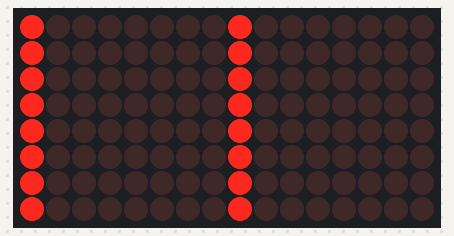
A program run on a simulated ATtiny85, built with avr-gcc and run on an emulated ATtiny85. Shown: 16×8 LED matrix. The local clock reads 2024-03-15 10:24:30 at power-on unless the program sets it.

Above: at 1.07 s.
At 5.91 s:
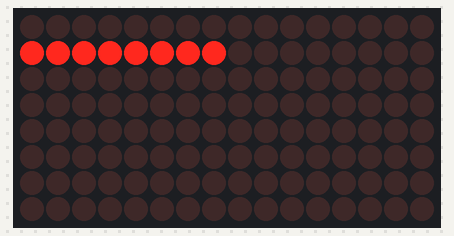
At 13.4 s:
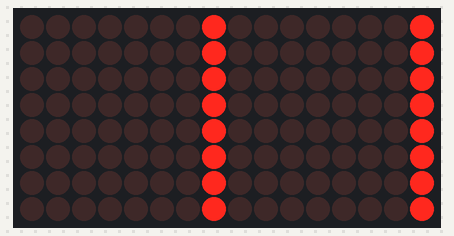
At 18.75 s:
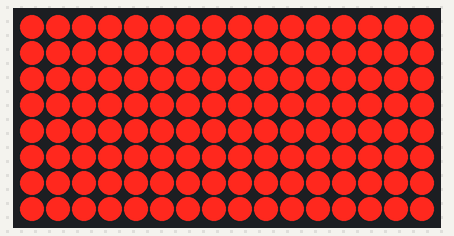
At 28.98 s:
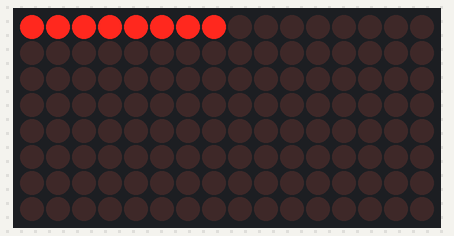
At 38.86 s:
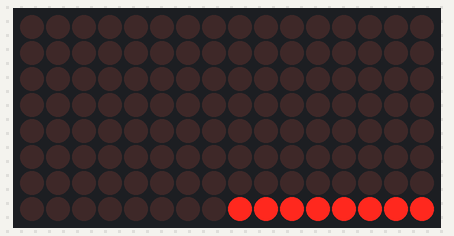

The program:

main.cpp
```cpp
#include <Arduino.h>
#include <util/delay.h>

#ifdef LIGHT_SERIAL
#include <ATtinySerialOut.h>
#endif
#ifdef SW_SERIAL
#include <SoftwareSerial.h>
SoftwareSerial mySerial(-1, TX_PIN);
#define Serial mySerial
#endif

#define PIN_SPI_CLK 2
#define PIN_SPI_CS 1
#define PIN_SPI_DATA 0
#define LED_MATRIX_CNT 2

#ifdef DEMO_SCREEN
#define GRID_SIZE_X 16
#define GRID_SIZE_Y 8

#include "LedControl.h"

LedControl *lc = new LedControl(PIN_SPI_DATA, PIN_SPI_CLK, PIN_SPI_CS, LED_MATRIX_CNT);
#endif

#if defined(HW_SERIAL) || defined(SW_SERIAL) || defined(LIGHT_SERIAL)
#define SERIAL_EN
#define SERIAL_BAUD 115200
#endif

#ifdef DEMO_RTC
#include "ThreeWireInv.h"
#include <RtcDS1302.h>

ThreeWireInv myWire(PIN_SPI_DATA, PIN_SPI_CLK, PIN_SPI_CS); // IO, SCLK, CE
RtcDS1302<ThreeWireInv> Rtc(myWire);
#endif

#ifdef DEMO_SCREEN

void init_led()
{
  uint8_t devices = lc->getDeviceCount();
  for (uint8_t address = 0; address < devices; address++)
  {
    lc->shutdown(address, false);
    lc->setIntensity(address, 8);
    lc->clearDisplay(address);
  }
}

void test_screen()
{
  int devices = lc->getDeviceCount();

  for (uint8_t i = 0; i < GRID_SIZE_Y; i++)
  {
    for (uint8_t address = 0; address < devices; address++)
      lc->setColumn(address, i, 0xff);
    _delay_ms(100);
    for (uint8_t address = 0; address < devices; address++)
      lc->setColumn(address, i, 0x00);
  }

  for (int8_t i = GRID_SIZE_Y - 1; i >= 0; i--)
  {
    for (uint8_t address = 0; address < devices; address++)
      lc->setColumn(address, i, 0xff);
    _delay_ms(100);
    for (uint8_t address = 0; address < devices; address++)
      lc->setColumn(address, i, 0x00);
  }

  for (uint8_t i = 0; i < GRID_SIZE_X; i++)
  {
    lc->setRow(i >> 3, i % GRID_SIZE_Y, 0xff);
    _delay_ms(100);
    lc->setRow(i >> 3, i % GRID_SIZE_Y, 0x00);
  }

  for (int8_t i = GRID_SIZE_X - 1; i >= 0; i--)
  {
    lc->setRow(i >> 3, i % GRID_SIZE_Y, 0xff);
    _delay_ms(100);
    lc->setRow(i >> 3, i % GRID_SIZE_Y, 0x00);
  }

  for (uint8_t i = 0; i < GRID_SIZE_Y; i++)
  {
    for (uint8_t address = 0; address < devices; address++)
      lc->setColumn(address, i, 0xff);
  }

  for (uint8_t x = 0; x < GRID_SIZE_Y; x++)
  {
    for (uint8_t address = 0; address < devices; address++)
      lc->setIntensity(address, x);
    _delay_ms(150);
  }

  for (uint8_t i = 0; i < GRID_SIZE_Y; i++)
  {
    for (uint8_t address = 0; address < devices; address++)
      lc->setColumn(address, i, 0x00);
  }

  _delay_ms(50);
}

#endif

#ifdef DEMO_RTC
void init_rtc()
{
  Rtc.Begin();
}

#define countof(a) (sizeof(a) / sizeof(a[0]))

void printDateTime(const RtcDateTime &dt)
{
  char datestring[20];

  snprintf_P(datestring,
             countof(datestring),
             PSTR("%02u/%02u/%04u %02u:%02u:%02u"),
             dt.Month(),
             dt.Day(),
             dt.Year(),
             dt.Hour(),
             dt.Minute(),
             dt.Second());
  Serial.println(datestring);
}

void test_rtc()
{
  RtcDateTime now = Rtc.GetDateTime();
  printDateTime(now);
}

#endif

void setup()
{
  Serial.begin(SERIAL_BAUD);
  Serial.println(F("Hello"));

  // digitalWrite(PIN_SPI_CS, LOW);
  // pinMode(PIN_SPI_CS, INPUT);
  // while (1) ;

  _delay_ms(1000);

#ifdef DEMO_SCREEN
  init_led();
#endif

#ifdef DEMO_RTC
  init_rtc();
#endif
}

uint8_t counter = 0;

void loop()
{
#ifdef DEMO_RTC
  test_rtc();
#endif

#ifdef DEMO_SCREEN
if (counter++ % 10 == 0)
   test_screen();
#endif

  _delay_ms(500);
}
```

ATtinySerialOut.h
```cpp
// (licence header left out)
//
// ATMEL ATTINY85
//
//                                               +-\/-+
//               PCINT5/!RESET/ADC0/dW (5) PB5  1|    |8  VCC
// USB+   PCINT3/XTAL1/CLKI/!OC1B/ADC3 (3) PB3  2|    |7  PB2 (2) SCK/USCK/SCL/ADC1/T0/INT0/PCINT2 / TX Debug output
// USB-   PCINT4/XTAL2/CLKO/ OC1B/ADC2 (4) PB4  3|    |6  PB1 (1) MISO/DO/AIN1/OC0B/ OC1A/PCINT1 - (Digispark) LED
//                                         GND  4|    |5  PB0 (0) MOSI/DI/AIN0/OC0A/!OC1A/SDA/AREF/PCINT0
//                                               +----+

// ATMEL ATTINY167
// Pin numbers are for Digispark core
// Pin numbers in Parenthesis are for ATTinyCore
//
//                    +-\/-+
//    RX  6 (0) PA0  1|    |20  PB0 (D8)  0 OC1AU  TONE  Timer 1 Channel A
//    TX  7 (1) PA1  2|    |19  PB1 (9)  1 OC1BU  Internal LED
//        8 (2) PA2  3|    |18  PB2 (10) 2 OC1AV  Timer 1 Channel B
//   INT1 9 (3) PA3  4|    |17  PB3 (11) 4 OC1BV  connected with 51 Ohm to D- and 3.3 volt Zener.
//             AVCC  5|    |16  GND
//             AGND  6|    |15  VCC
//       10 (4) PA4  7|    |14  PB4 (12) XTAL1
//       11 (5) PA5  8|    |13  PB5 (13) XTAL2
//       12 (6) PA6  9|    |12  PB6 (14) 3 INT0  connected with 68 Ohm to D+ (and disconnected 3.3 volt Zener). Is terminated with ~20 kOhm if USB attached :-(
//        5 (7) PA7 10|    |11  PB7 (15) RESET
//                    +----+
//

#ifndef ATTINY_SERIAL_OUT_H_
#define ATTINY_SERIAL_OUT_H_

#if defined(__AVR_ATtiny25__) || defined(__AVR_ATtiny45__) || defined(__AVR_ATtiny85__) \
    || defined(__AVR_ATtiny24__) || defined(__AVR_ATtiny44__) || defined(__AVR_ATtiny84__) \
    || defined(__AVR_ATtiny87__) || defined(__AVR_ATtiny167__)
#include <Arduino.h>

#define VERSION_ATTINY_SERIAL_OUT "1.2.1"
#define VERSION_ATTINY_SERIAL_OUT_MAJOR 1
#define VERSION_ATTINY_SERIAL_OUT_MINOR 2

#if (F_CPU != 1000000) &&  (F_CPU != 8000000) &&  (F_CPU != 16000000)
#error F_CPU value must be 1000000, 8000000 or 16000000.
#endif

#if defined(__AVR_ATtiny87__) || defined(__AVR_ATtiny167__)
#  ifndef TX_PIN
#define TX_PIN PA1 // (package pin 2 / TXD on Tiny167) - can use one of PA0 to PA7 here
#  endif
#else // defined(__AVR_ATtiny87__) || defined(__AVR_ATtiny167__)
#  ifndef TX_PIN
#define TX_PIN PB4 // (package pin 7 on Tiny85) - can use one of PB0 to PB4 (+PB5) here
#  endif
#endif

/*
 * Activate this, if you want to save 10 bytes code size and if you can live
 * with 87 micro seconds intervals of disabled interrupts for each sent byte @115200 baud.
 */
//#define USE_ALWAYS_CLI_SEI_GUARD_FOR_OUTPUT

/*
 * @1 MHz use bigger (+120 bytes for unrolled loop) but faster code. Otherwise only 38400 baud is possible.
 * @8/16 MHz use 115200 baud instead of 230400 baud.
 */
//#define TINY_SERIAL_DO_NOT_USE_115200BAUD
#ifndef TINY_SERIAL_DO_NOT_USE_115200BAUD  // define this to force using other baud rates
#define USE_115200BAUD
#endif

// The same class definition as for plain arduino
#if not defined(F)
class __FlashStringHelper;
#define F(string_literal) (reinterpret_cast<const __FlashStringHelper *>(PSTR(string_literal)))
#endif

extern bool sUseCliSeiForWrite; // default is true
void useCliSeiForStrings(bool aUseCliSeiForWrite); // might be useful to set to false if output is done from ISR, to avoid to call unwanted sei().

void initTXPin();
void write1Start8Data1StopNoParity(uint8_t aValue);
void write1Start8Data1StopNoParityWithCliSei(uint8_t aValue);
void writeValue(uint8_t aValue);

void writeString(const char *aStringPtr);
void writeString(const __FlashStringHelper *aStringPtr);
void writeString_P(const char *aStringPtr);
void writeString_E(const char *aStringPtr);
void writeStringWithCliSei(const char *aStringPtr);
void writeStringWithoutCliSei(const char *aStringPtr);
void writeStringSkipLeadingSpaces(const char *aStringPtr);

void writeBinary(uint8_t aByte); // write direct without decoding
void writeChar(uint8_t aChar); // Synonym for writeBinary
void writeCRLF();
void writeByte(int8_t aByte);
void writeUnsignedByte(uint8_t aByte);
void writeUnsignedByteHex(uint8_t aByte);
void writeUnsignedByteHexWithPrefix(uint8_t aByte);
void writeInt(int16_t aInteger);
void writeUnsignedInt(uint16_t aInteger);
void writeLong(int32_t aLong);
void writeUnsignedLong(uint32_t aLong);
void writeFloat(double aFloat);
void writeFloat(double aFloat, uint8_t aDigits);

char nibbleToHex(uint8_t aByte);

class TinySerialOut
{
public:

    void begin(long);
    void end();
    void flush(void);

    void printHex(uint8_t aByte); // with 0x prefix
    void printHex(uint16_t aWord); // with 0x prefix
    void printlnHex(uint8_t aByte); // with 0x prefix
    void printlnHex(uint16_t aWord); // with 0x prefix

    // virtual functions of Print class
    size_t write(uint8_t aByte);
    operator bool(); // To support "while (!Serial); // wait for serial port to connect. Required for Leonardo only

    void print(const __FlashStringHelper *aStringPtr);
    void print(const char *aStringPtr);
    void print(char aChar);
    void print(uint8_t aByte, uint8_t aBase = 10);
    void print(int16_t aInteger, uint8_t aBase = 10);
    void print(uint16_t aInteger, uint8_t aBase = 10);
    void print(int32_t aLong, uint8_t aBase = 10);
    void print(uint32_t aLong, uint8_t aBase = 10);
    void print(double aFloat, uint8_t aDigits = 2);

    void println(const char *aStringPtr);
    void println(const __FlashStringHelper *aStringPtr);
    void println(char aChar);
    void println(uint8_t aByte, uint8_t aBase = 10);
    void println(int16_t aInteger, uint8_t aBase = 10);
    void println(uint16_t aInteger, uint8_t aBase = 10);
    void println(int32_t aLong, uint8_t aBase = 10);
    void println(uint32_t aLong, uint8_t aBase = 10);
    void println(double aFloat, uint8_t aDigits = 2);

    void println(void);

};

// #if ... to be compatible with ATTinyCores and AttinyDigisparkCores
#if (!defined(UBRRH) && !defined(UBRR0H)) /*AttinyDigisparkCore and AttinyDigisparkCore condition*/ \
    || USE_SOFTWARE_SERIAL /*AttinyDigisparkCore condition*/\
    || ((defined(UBRRH) || defined(UBRR0H) || defined(UBRR1H) || defined(LINBRRH)) && !USE_SOFTWARE_SERIAL)/*AttinyDigisparkCore condition for HardwareSerial*/
// Switch to SerialOut since Serial is already defined
// or activate line 745 in TinyDebugSerial.h included in AttinyDigisparkCores/src/tiny/WProgram.h at line 24 for AttinyDigisparkCores
extern TinySerialOut SerialOut;
#define Serial SerialOut
#else
#  if defined(Serial)
#undef Serial
#  endif
extern TinySerialOut Serial;
#endif
#define Print TinySerialOut

#endif // defined(__AVR_ATtiny25__) || defined(__AVR_ATtiny45__) || defined(__AVR_ATtiny85__) || defined(__AVR_ATtiny87__) || defined(__AVR_ATtiny167__)

#endif /* ATTINY_SERIAL_OUT_H_ */

#pragma once
```

ThreeWireInv.h
```cpp
#pragma once

#include <util/delay.h>
#include "ports.h"

//ThreeWire command Read/Write flag
const uint8_t THREEWIRE_READFLAG = 0x01;

class ThreeWireInv
{
public:
    ThreeWireInv(uint8_t ioPin, uint8_t clkPin, uint8_t cePin) : _ioPin(ioPin),
                                                                 _clkPin(clkPin),
                                                                 _cePin(cePin)
    {
    }

    void begin()
    {
        resetPins();
    }

    void end()
    {
        resetPins();
    }

    void beginTransmission(uint8_t command)
    {
        PIN_HIGH(_cePin); // default, not enabled
        PIN_OUTPUT(_cePin);

        PIN_LOW(_clkPin); // default, clock low
        PIN_OUTPUT(_clkPin);

        PIN_OUTPUT(_ioPin);

        PIN_LOW(_cePin); // start the session
        _delay_us(4);    // tCC = 4us

        write(command, (command & THREEWIRE_READFLAG) == THREEWIRE_READFLAG);
    }

    void endTransmission()
    {
        PIN_HIGH(_cePin);
        _delay_us(4); // tCWH = 4us
    }

    void write(uint8_t value, bool isDataRequestCommand = false)
    {
        for (uint8_t bit = 0; bit < 8; bit++)
        {
            if (value & 0x01)
                PIN_HIGH(_ioPin);
            else
                PIN_LOW(_ioPin);
            _delay_us(1); // tDC = 200ns

            // clock up, data is read by DS1302
            PIN_HIGH(_clkPin);
            _delay_us(1); // tCH = 1000ns, tCDH = 800ns

            // for the last bit before a read
            // Set IO line for input before the clock down
            if (bit == 7 && isDataRequestCommand)
            {
                PIN_INPUT(_ioPin);
            }

            PIN_LOW(_clkPin);
            _delay_us(1); // tCL=1000ns, tCDD=800ns

            value >>= 1;
        }

        // PIN_OUTPUT(_ioPin);
    }

    uint8_t read()
    {
        uint8_t value = 0;

        for (uint8_t bit = 0; bit < 8; bit++)
        {
            // first bit is present on io pin, so only clock the other
            // bits
            value |= (PIN_READ(_ioPin) << bit);

            // Clock up, prepare for next
            PIN_HIGH(_clkPin);
            _delay_us(1);

            // Clock down, value is ready after some time.
            PIN_LOW(_clkPin);
            _delay_us(1); // tCL=1000ns, tCDD=800ns
        }

        return value;
    }

private:
    const uint8_t _ioPin;
    const uint8_t _clkPin;
    const uint8_t _cePin;

    void resetPins()
    {
        // just making sure they are in a default low power use state
        // as required state is set when transmissions are started
        // three wire devices have internal pull downs so they will be low
        PIN_INPUT(_clkPin);
        PIN_INPUT(_ioPin);
        PIN_INPUT(_cePin);
    }
};
```

ports.h
```cpp
#define PIN_OUTPUT(pin) DDRB |= _BV(pin)
#define PIN_INPUT(pin) DDRB &= ~_BV(pin)
#define PIN_HIGH(pin) PORTB |= _BV(pin)
#define PIN_LOW(pin) PORTB &= ~_BV(pin)
#define PIN_READ(pin) (PINB & _BV(pin))
```

Source omitted: ATtinySerialOut.cpp (27695 bytes)
